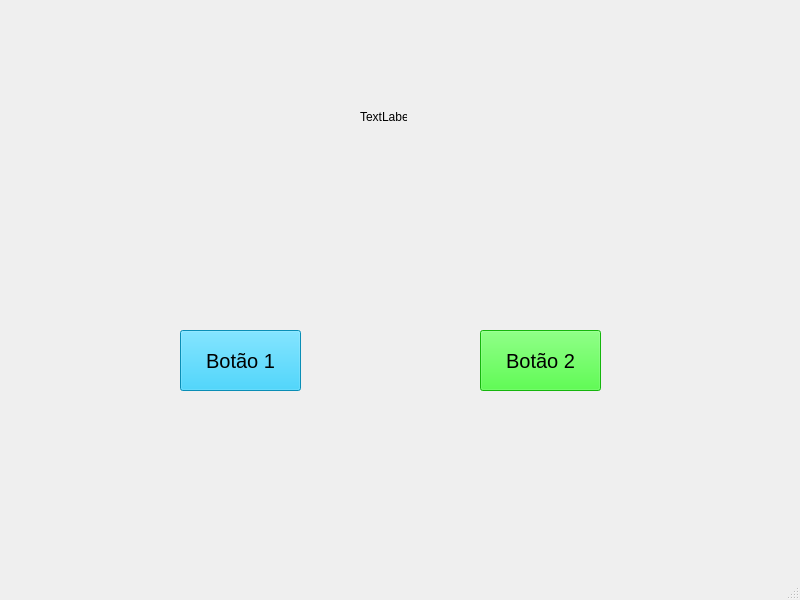
<?xml version="1.0" encoding="UTF-8"?>
<ui version="4.0">
 <class>MainWindow</class>
 <widget class="QMainWindow" name="MainWindow">
  <property name="geometry">
   <rect>
    <x>0</x>
    <y>0</y>
    <width>800</width>
    <height>600</height>
   </rect>
  </property>
  <property name="windowTitle">
   <string>MainWindow</string>
  </property>
  <widget class="QWidget" name="centralwidget">
   <widget class="QPushButton" name="botao_1">
    <property name="geometry">
     <rect>
      <x>180</x>
      <y>330</y>
      <width>121</width>
      <height>61</height>
     </rect>
    </property>
    <property name="font">
     <font>
      <pointsize>15</pointsize>
     </font>
    </property>
    <property name="styleSheet">
     <string notr="true">background-color: rgb(12, 199, 255);</string>
    </property>
    <property name="text">
     <string>Botão 1</string>
    </property>
   </widget>
   <widget class="QPushButton" name="botao_2">
    <property name="geometry">
     <rect>
      <x>480</x>
      <y>330</y>
      <width>121</width>
      <height>61</height>
     </rect>
    </property>
    <property name="font">
     <font>
      <pointsize>15</pointsize>
     </font>
    </property>
    <property name="styleSheet">
     <string notr="true">background-color: rgb(29, 255, 17);</string>
    </property>
    <property name="text">
     <string>Botão 2</string>
    </property>
   </widget>
   <widget class="QLabel" name="label">
    <property name="geometry">
     <rect>
      <x>360</x>
      <y>110</y>
      <width>47</width>
      <height>13</height>
     </rect>
    </property>
    <property name="text">
     <string>TextLabel</string>
    </property>
   </widget>
  </widget>
  <widget class="QMenuBar" name="menubar">
   <property name="geometry">
    <rect>
     <x>0</x>
     <y>0</y>
     <width>800</width>
     <height>21</height>
    </rect>
   </property>
  </widget>
  <widget class="QStatusBar" name="statusbar"/>
 </widget>
 <resources/>
 <connections/>
</ui>
